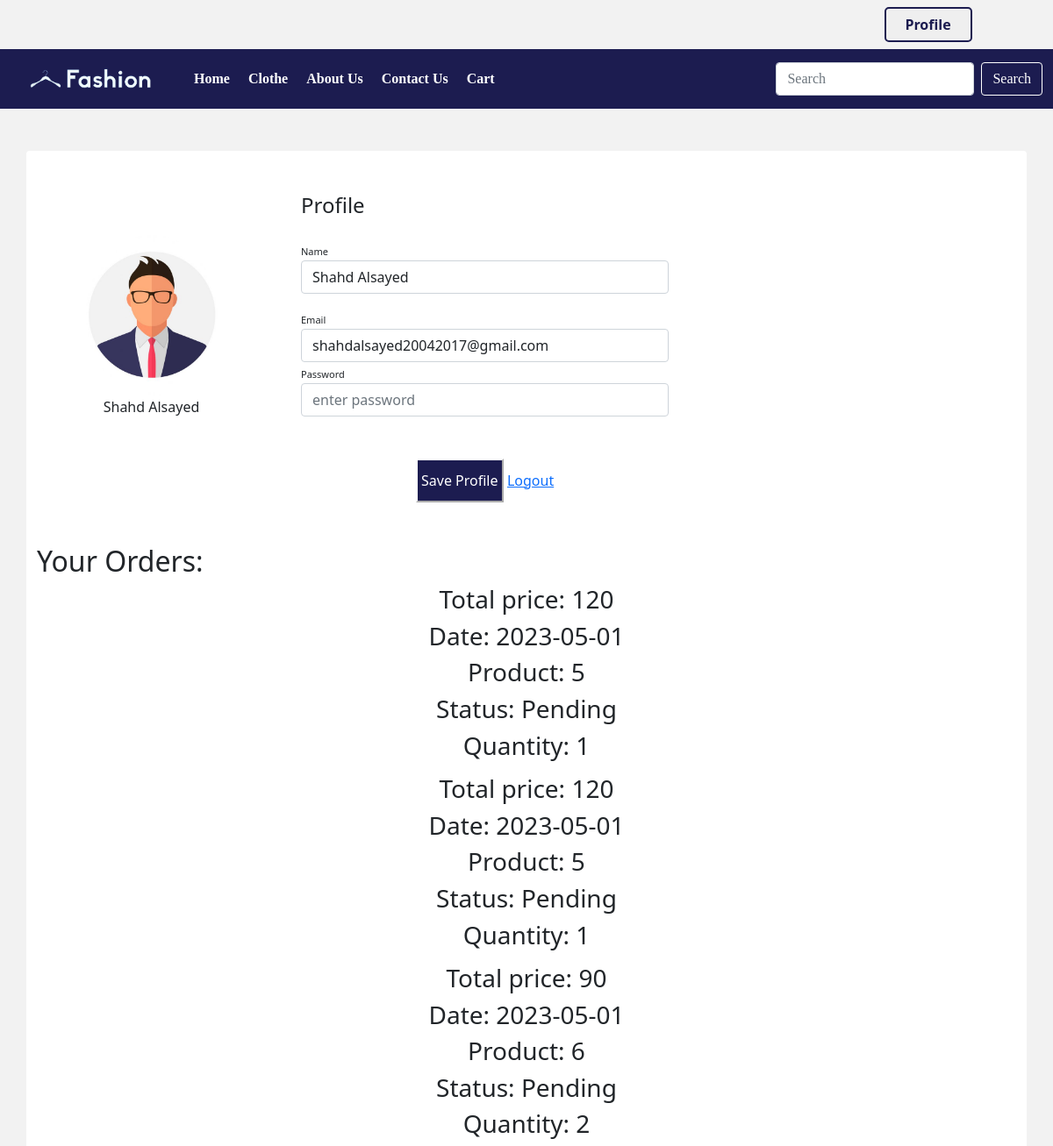
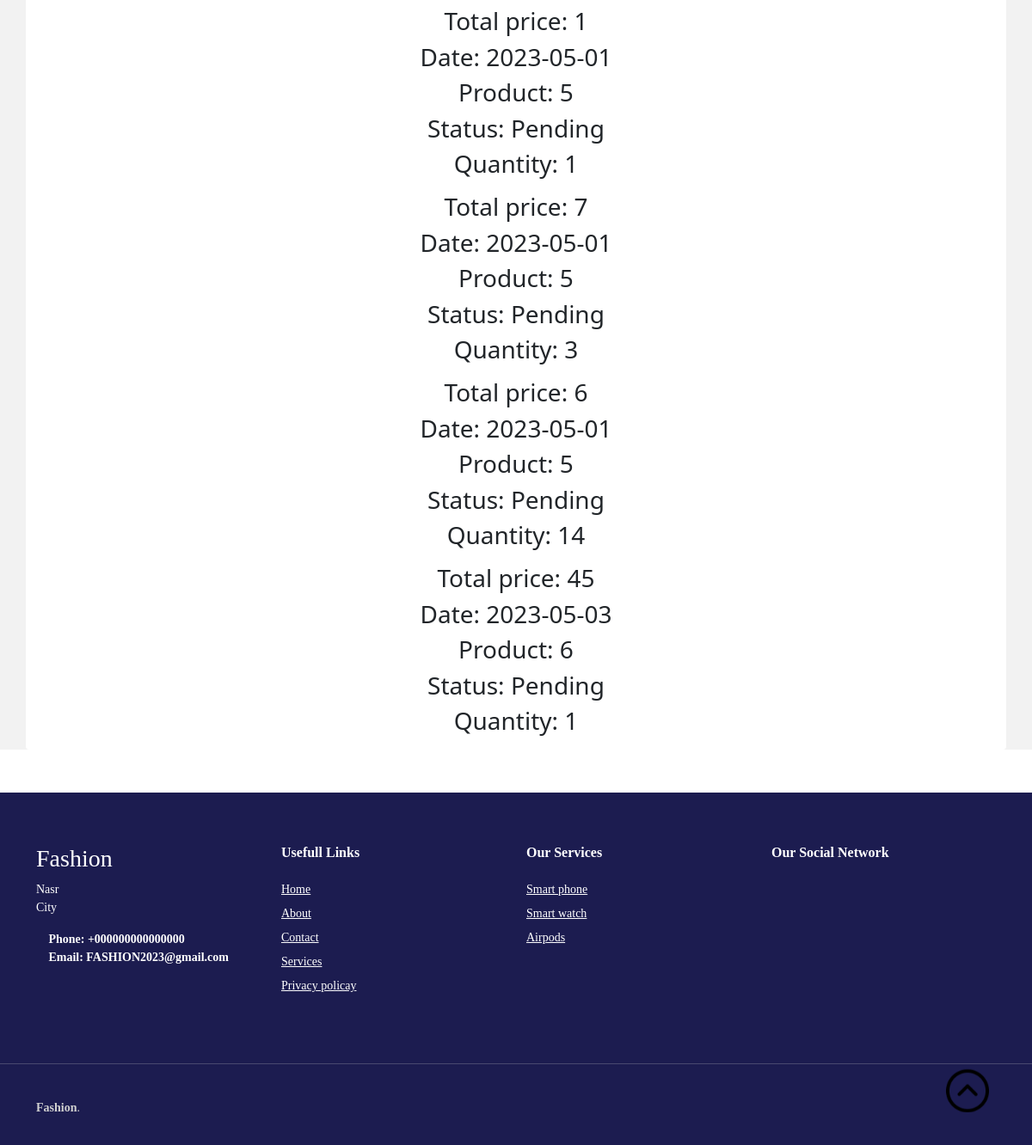
Page /profile.php (signed in) on the committed database (2 pictures, top to bottom).
### tables this page shows
CREATE TABLE `orders` (
  `id` int(100) NOT NULL,
  `user_id` int(100) NOT NULL,
  `productId` int(255) NOT NULL,
  `price` int(255) NOT NULL,
  `date` date NOT NULL,
  `status` int(1) NOT NULL DEFAULT 0,
  `quantity` int(11) DEFAULT 1
);

### profile.php (the view, shortened to what this page needs)
<?php
    include 'connect.php';
    include 'components/header.php';
    if(isset($_SESSION['user'])){
        $sessionuser=$_SESSION['user'];
    $myOrdersSql = "SELECT * from orders where user_id = {$sessionuser['id']}";
    $result = $conn->query($myOrdersSql);
    $orders = $result->fetchAll(PDO::FETCH_ASSOC);
?>
<div class="container rounded bg-white mt-5 mb-5">
    <div class="row">
        <div class="col-md-3 border-right">
            <div class="d-flex flex-column align-items-center text-center p-3 py-5"><img class="rounded-circle mt-5" width="150px" src="/public/imgs/profile.jpg"><span class="font-weight-bold"><?= $sessionuser['name'] ?></span><span class="text-black-50"></span><span> </span></div>
        </div>
        <div class="col-md-5 border-right">
            <div class="p-3 py-5">
                <div class="d-flex justify-content-between align-items-center mb-3">
                    <h4 class="text-right">Profile</h4>
                </div>
                <form action="<?php $_SERVER['PHP_SELF']?>" method="post">
                <div class="row mt-2">
                    <div class="col-md-12"><label class="labels">Name</label><input name="name" type="text" class="form-control" placeholder="first name" value="<?= $sessionuser['name'] ?>"></div>
                </div>
                <div class="row mt-3">
                    <div class="col-md-12"><label class="labels">Email</label><input type="email" name="email" class="form-control" placeholder="enter email" value="<?= $sessionuser['email'] ?>"></div>
                    <div class="col-md-12"><label class="labels">Password</label><input type="password" name="password" class="form-control" placeholder="enter password"></div>
                </div>
                <div class="mt-5 text-center"><button class="form-submit-button" name="update" type="submit">Save Profile</button> <a href="/logout.php">Logout</a></div>
                </form>
            </div>
        </div>
    </div>
    <div class="row">
        <div class="col-sm-12">
            <h2>Your Orders:</h2>
            <?php if($orders): ?>
                <?php foreach($orders as $order): ?>
                    <div class="mb-3 text-center">
                        <h3>Total price: <?= $order['price'] ?> </h3>
                        <h3>Date: <?= $order['date'] ?> </h3>
                        <h3>Product: <?= $order['productId'] ?> </h3>
                        <h3>Status: <?php print ($order['status'] ? 'Approved' : 'Pending') ?> </h3>
                        <h3>Quantity: <?= $order['quantity'] ?> </h3>
                    </div>
                <?php endforeach; ?>
            <?php else: ?>
                <h3 class="text-center">There is no orders</h3>
            <?php endif; ?>
        </div>
    </div>
</div>
</div>
<?php
} else{
    header('location:signin.php');
    exit();
}
include 'components/footer.php'; ?>

### public/css/profile.css (style rules this page uses)
body { background: rgb(40, 35, 118) }
.labels { font-size: 11px }
.form-submit-button { background: #1c1c50; color: white; border-style: outset; border-color:white; height: 50px; width: 100px; font: bold15px arial,sans-serif; text-shadow: none; }

### public/css/style.css (style rules this page uses)
* { margin: 0; padding: 0; box-sizing: border-box; }
html { scroll-behavior: smooth; }

### rows in the picture
orders: price "120", date "2023-05-01", productId "5", status "Pending", quantity "1"
orders: price "120", date "2023-05-01", productId "5", status "Pending", quantity "1"
orders: price "90", date "2023-05-01", productId "6", status "Pending", quantity "2"
orders: price "1", date "2023-05-01", productId "5", status "Pending", quantity "1"
orders: price "7", date "2023-05-01", productId "5", status "Pending", quantity "3"
orders: price "6", date "2023-05-01", productId "5", status "Pending", quantity "14"
orders: price "45", date "2023-05-03", productId "6", status "Pending", quantity "1"

### other values in the picture
$sessionuser['name'] "Shahd Alsayed"
